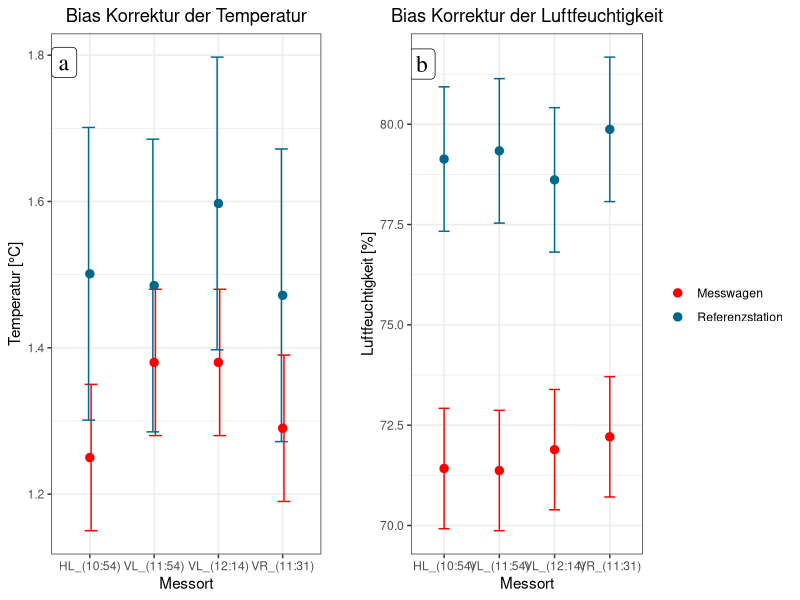
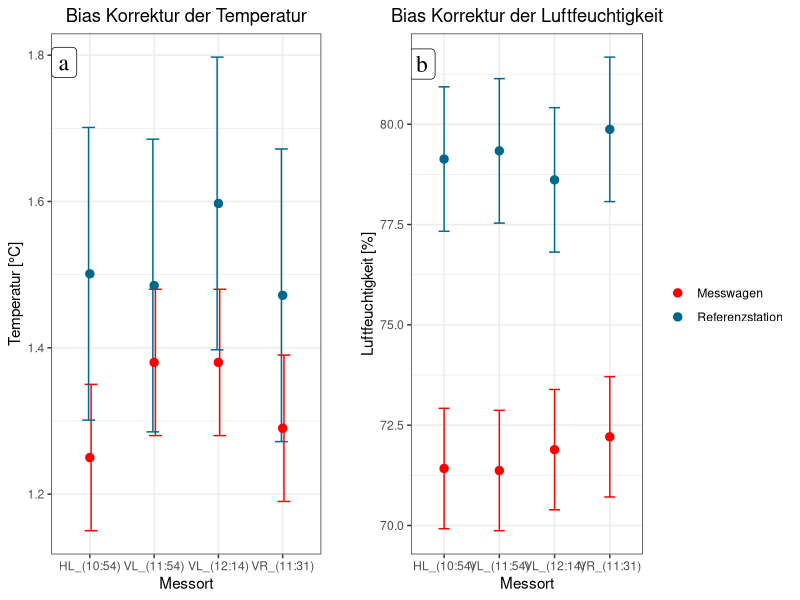

The R script that drew these images, in order:
## ---- chunk 1
#Package
library(ggplot2)

#File
data <- read.table("../data/Bias_CSV.csv", sep = ";", header = T)
## ---- chunk 2
# Messwagen

eWt <- 0.1
eWlfk <- 1.5

#Bernometer

eSt <- 0.2
eSlfk <- 1.8
## ---- chunk 3
colors <- c("Messwagen" = "red", "Referenzstation" = "deepskyblue4")
## ---- chunk 4
#Open jpeg
jpeg("../Images/Bias_Correction/Bias_corr.jpeg", height = 486, width = 1200, res = 108)

#Creating temperature plot
p1 <- ggplot(data, aes(x = Messort)) + #x-Axis
  #Errorbar Messwagen
  geom_errorbar(aes(ymin = T_Messwagen - eWt, ymax = T_Messwagen + eWt), 
              width = 0.2, color = "red", position = position_nudge(x = 0.02)) +
   #Errorbar Messstation
  geom_errorbar(aes(ymin = T_Messstation - eSt, ymax = T_Messstation + eSt),
              width = 0.2, color = "deepskyblue4", position = position_nudge(x = -0.02)) +
  #Points Messstation
  geom_point(aes(y = T_Messstation, color = "Referenzstation"), size = 2.5) + 
  geom_point(aes(y = T_Messwagen, color = "Messwagen"), size = 2.5) + #Points Messwagen
  labs(y = "Temperatur [°C]", x = "Messort", color = "") + #Axis label & Legend
  ggtitle("Bias Korrektur der Temperatur") + #Title
  scale_color_manual(values = colors) + #Legend element color
  #Plot number
  annotate(geom = "label", x = 0.6, y = 1.79, label = "a", family = "serif", size = 6) + 
  theme_bw() + #Plot aesthetic
  theme(legend.position = "none") + #Only one legend needed, so hide this
  theme(plot.margin = margin(0.2, 2, 0.2, 0.2, "cm")) + #Set Plot margins
  theme(plot.title = element_text(hjust = 0.5)) #Center title

#Creating relative air humidity plot
p2 <- ggplot(data, aes(x = Messort)) + #x-Axis
  #Errorbar Messwagen
  geom_errorbar(aes(ymin = LF_Messwagen - eWlfk, ymax = LF_Messwagen + eWlfk),
                width = 0.2, color = "red") +
  #Errorbar Messstation
  geom_errorbar(aes(ymin = LF_Messstation - eSlfk, ymax = LF_Messstation + eSlfk)
                , width = 0.2, color = "deepskyblue4") +
  #Points Messstation
  geom_point(aes(y = LF_Messstation, color = "Referenzstation"), size = 2.5) + 
  geom_point(aes(y = LF_Messwagen, color = "Messwagen"), size = 2.5) + #Points Messwagen
  labs(y = "Luftfeuchtigkeit [%]", x = "Messort", color = "") + #Axis label & Legend
  ggtitle("Bias Korrektur der Luftfeuchtigkeit") + #Title
  scale_color_manual(values = colors) + #Legend element color
  #Plot number
  annotate(geom = "label", x = 0.6, y = 81.5, label = "b", family = "serif", size = 6) +
  theme_bw() + #Plot aesthetic
  theme(plot.margin = margin(0.2, 0.2, 0.2, -1, "cm")) + #Set Plot margins
  theme(plot.title = element_text(hjust = 0.5)) #Center title

#Combine plots
cowplot::plot_grid(p1, p2)

#Close and safe jpeg
dev.off()
## ---- chunk 5
cowplot::plot_grid(p1,p2)
